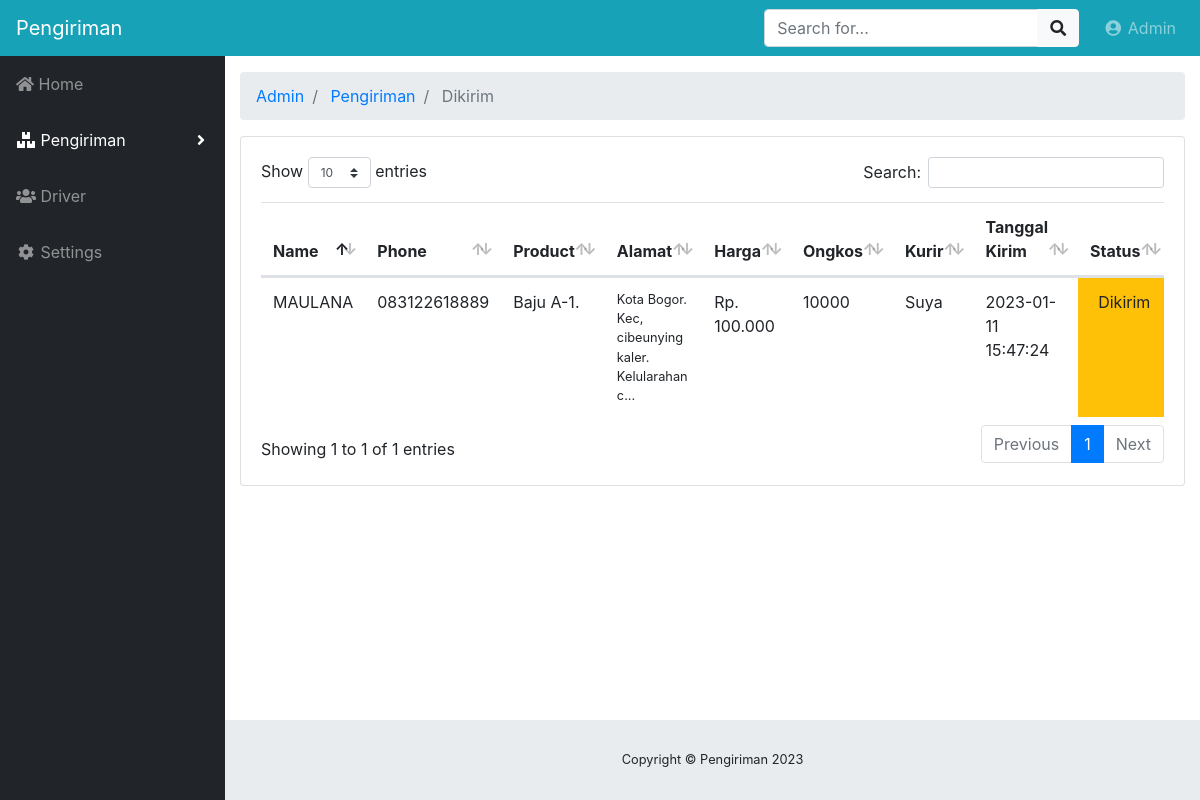
Screenshot of /index.php/admin/pengiriman/dikirim with the database file from the repository.
### tables this page shows
CREATE TABLE `tb_pengiriman` (
  `id_pengiriman` varchar(64) NOT NULL,
  `sale_id` int NOT NULL,
  `id_kurir` int NOT NULL,
  `nama_customer` varchar(50) NOT NULL,
  `phone` varchar(255) NOT NULL,
  `nama_barang` varchar(30) NOT NULL,
  `alamat_pengiriman` text NOT NULL,
  `harga_barang` varchar(30) NOT NULL,
  `ongkos_kirim` varchar(30) NOT NULL,
  `tanggal_kirim` varchar(255) NOT NULL,
  `tanggal_sampai` varchar(255) NOT NULL,
  `status_pengiriman` varchar(25) NOT NULL
);

CREATE TABLE `tb_kurir` (
  `id_kurir` int NOT NULL,
  `nama_kurir` varchar(35) NOT NULL,
  `gender_kurir` int NOT NULL,
  `no_telp` varchar(35) NOT NULL,
  `email_kurir` varchar(35) NOT NULL,
  `alamat_kurir` text NOT NULL
);

### application/controllers/admin/Pengiriman.php (called while the page is built, shortened)
<?php
class pengiriman extends CI_Controller
{
    public function __construct()
    {
        $this->load->model("barang_model");
        $this->load->model("pengiriman_model");
        $this->load->library('form_validation');
    }
    public function dikirim()
    {
        $data["barangs"] = $this->barang_model->getByDikirim();
        $this->load->view("admin/barang/list_dikirim", $data);
    }
}

### index.php (called while the page is built, shortened)
<?php
require_once BASEPATH.'core/CodeIgniter.php';

### application/models/Barang_model.php (called while the page is built, shortened)
<?php defined('BASEPATH') OR exit('No direct script access allowed');
class Barang_model extends CI_Model
{
    private $_table_courier = "tb_kurir";
    private $_table_deliver = "tb_pengiriman";
    public function getByDikirim(){
        $this->db->select('*');
        $this->db->from($this->_table_deliver);
        $this->db->join($this->_table_courier, 'tb_kurir.id_kurir = tb_pengiriman.id_kurir');
        $this->db->where('tb_pengiriman.status_pengiriman ', "Dikirim");
        return $this->db->get()->result();
    }
}

### application/views/admin/barang/list_dikirim.php (the view, shortened to what this page needs)
<!DOCTYPE html>
<html lang="en">
<head>
</head>
<body id="page-top">
    <div id="wrapper">
        <div id="content-wrapper">
            <div class="container-fluid">
                <div class="card mb-3">
                    <div class="card-body">
                        <div class="table-responsive">
                            <table class="table table-hover" id="dataTable" width="100%" cellspacing="0">
                                <thead>
                                    <tr>
                                        <th>Name</th>
                                        <th>Phone</th>
                                        <th>Product</th>
                                        <th>Alamat</th>
                                        <th>Harga</th>
                                        <th>Ongkos</th>
                                        <th>Kurir</th>
                                        <th>Tanggal Kirim</th>
                                        <th>Status</th>
                                    </tr>
                                </thead>
                                <tbody>
                                    <?php foreach ($barangs as $product) : ?>
                                        <tr>
                                            <td width="150"><?php echo $product->nama_customer ?></td>
                                            <td width="150"><?php echo $product->phone ?></td>
                                            <td width="150"><?php echo $product->nama_barang ?></td>
                                            <td width="250" class="small">
                                                <?php echo substr($product->alamat_pengiriman, 0, 120) ?>...</td>
                                            <td width="150"><?php echo $product->harga_barang ?></td>
                                            <td width="150"><?php echo $product->ongkos_kirim ?></td>
                                            <td width="150"><?php echo $product->nama_kurir ?></td>
                                            <td width="150"><?php echo $product->tanggal_kirim ?></td>
                                            <td class="bg-warning text-center">
                                                <?php echo $product->status_pengiriman ?>
                                            </td>
                                        </tr>
                                    <?php endforeach; ?>
                                </tbody>
                            </table>
                        </div>
                    </div>
                </div>
            </div>
        </div>
    </div>
</body>
</html>

### css/sb-admin.css (style rules this page uses)
html { position: relative; min-height: 100%; }
body { height: 100%; }
#wrapper { display: -webkit-box; display: -ms-flexbox; display: flex; }
#wrapper #content-wrapper { overflow-x: hidden; width: 100%; padding-top: 1rem; padding-bottom: 80px; }
:root { --input-padding-x: 0.75rem; --input-padding-y: 0.75rem; }

### rows the page displays
tb_pengiriman: nama_customer "MAULANA", phone "083122618889", nama_barang "Baju A-1.", alamat_pengiriman "Kota Bogor. Kec, cibeunying kaler. Kelularahan c", harga_barang "Rp. 100.000", ongkos_kirim "10000", id_kurir.nama_kurir "Suya", tanggal_kirim "2023-01-11 15:47:24", status_pengiriman "Dikirim"

### other values shown
SITE_NAME "Pengiriman"
$segment "Admin"
$segment "Pengiriman"
$segment "Dikirim"
Date('Y') "2023"
